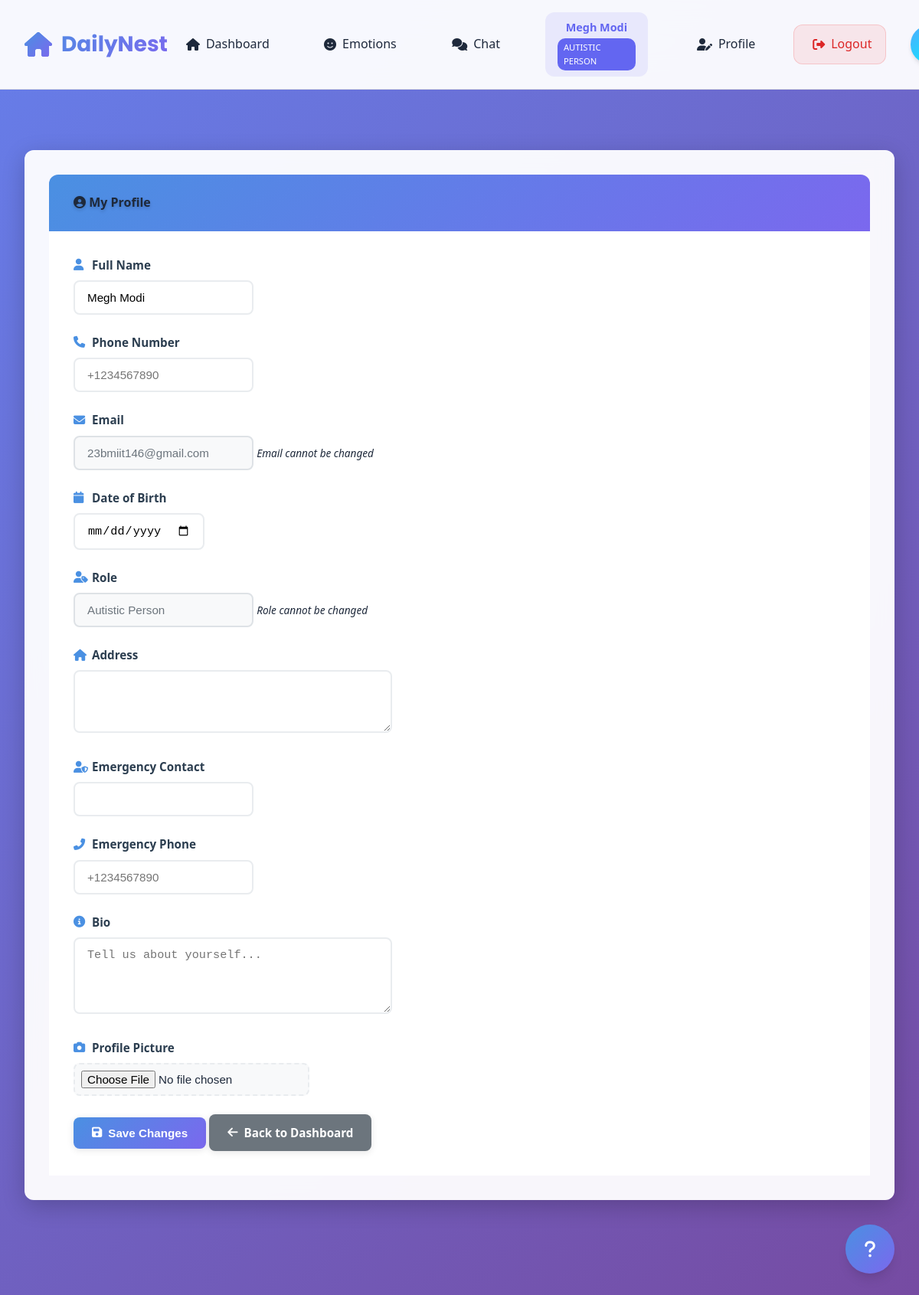
/profile/ (signed in), run on the app's committed database.
### DailyNest/models.py (models this page shows, shortened)
class CustomUser(AbstractUser):
    ROLE_CHOICES = [
        ('admin', 'Admin'),
        ('caregiver', 'Caregiver'),
        ('autistic_person', 'Autistic Person'),
    ]
    name = models.CharField(max_length=150, help_text="Full name of the user")
    email = models.EmailField(unique=True, help_text="Email address for login")
    role = models.CharField(max_length=20, choices=ROLE_CHOICES, default='autistic_person')
    created_at = models.DateTimeField(auto_now_add=True)
    phone = models.CharField(max_length=20, blank=True, null=True, help_text="Phone number")
    date_of_birth = models.DateField(blank=True, null=True, help_text="Date of birth")
    address = models.TextField(blank=True, null=True, help_text="Home address")
    emergency_contact = models.CharField(max_length=150, blank=True, null=True, help_text="Emergency contact name")
    emergency_phone = models.CharField(max_length=20, blank=True, null=True, help_text="Emergency contact phone")
    bio = models.TextField(blank=True, null=True, help_text="Personal bio or notes")
    profile_picture = models.ImageField(upload_to='profile_pics/', blank=True, null=True, help_text="Profile picture")
    USERNAME_FIELD = 'email'
    REQUIRED_FIELDS = ['username', 'name']

### DailyNest/views.py (the view)
# urls.py: path('profile/', views.profile_view, name='profile'),
@login_required
def profile_view(request):
    if request.method == 'POST':
        form = UserProfileForm(request.POST, request.FILES, instance=request.user)
        if form.is_valid():
            form.save()
            messages.success(request, 'Profile updated successfully!')
            return redirect('profile')
    else:
        form = UserProfileForm(instance=request.user)
    return render(request, 'profile/profile.html', {
        'form': form,
        'user': request.user
    })

### DailyNest/forms.py
class UserProfileForm(forms.ModelForm):
    class Meta:
        model = CustomUser
        fields = ['name', 'phone', 'date_of_birth', 'address', 'emergency_contact',
                 'emergency_phone', 'bio', 'profile_picture']
        widgets = {
            'name': forms.TextInput(attrs={'class': 'form-control'}),
            'phone': forms.TextInput(attrs={'class': 'form-control', 'placeholder': '+1234567890'}),
            'date_of_birth': forms.DateInput(attrs={'class': 'form-control', 'type': 'date'}),
            'address': forms.Textarea(attrs={'class': 'form-control', 'rows': 3}),
            'emergency_contact': forms.TextInput(attrs={'class': 'form-control'}),
            'emergency_phone': forms.TextInput(attrs={'class': 'form-control', 'placeholder': '+1234567890'}),
            'bio': forms.Textarea(attrs={'class': 'form-control', 'rows': 4, 'placeholder': 'Tell us about yourself...'}),
            'profile_picture': forms.FileInput(attrs={'class': 'form-control'})
        }

### DailyNest/templates/profile/profile.html (shortened to what this page needs)
{% extends 'base.html' %}
{% block content %}
<div class="container mt-4">
    <div class="row justify-content-center">
        <div class="col-md-8">
            <div class="card shadow">
                <div class="card-header bg-primary text-white">
                    <h4 class="mb-0">
                        <i class="fas fa-user-circle me-2"></i>
                        My Profile
                    </h4>
                </div>
                <div class="card-body">
                    <form method="post" enctype="multipart/form-data">
                        <div class="row">
                            <div class="col-md-6">
                                <div class="mb-3">
                                    <label for="{{ form.name.id_for_label }}" class="form-label">
                                        <i class="fas fa-user me-1"></i>Full Name
                                    </label>
                                    {{ form.name }}
                                </div>
                            </div>
                            <div class="col-md-6">
                                <div class="mb-3">
                                    <label for="{{ form.phone.id_for_label }}" class="form-label">
                                        <i class="fas fa-phone me-1"></i>Phone Number
                                    </label>
                                    {{ form.phone }}
                                </div>
                            </div>
                        </div>
                        <div class="row">
                            <div class="col-md-6">
                                <div class="mb-3">
                                    <label class="form-label">
                                        <i class="fas fa-envelope me-1"></i>Email
                                    </label>
                                    <input type="email" class="form-control" value="{{ user.email }}" readonly>
                                    <small class="text-muted">Email cannot be changed</small>
                                </div>
                            </div>
                            <div class="col-md-6">
                                <div class="mb-3">
                                    <label for="{{ form.date_of_birth.id_for_label }}" class="form-label">
                                        <i class="fas fa-calendar me-1"></i>Date of Birth
                                    </label>
                                    {{ form.date_of_birth }}
                                </div>
                            </div>
                        </div>
                        <div class="mb-3">
                            <label class="form-label">
                                <i class="fas fa-user-tag me-1"></i>Role
                            </label>
                            <input type="text" class="form-control" value="{{ user.get_role_display }}" readonly>
                            <small class="text-muted">Role cannot be changed</small>
                        </div>
                        <div class="mb-3">
                            <label for="{{ form.address.id_for_label }}" class="form-label">
                                <i class="fas fa-home me-1"></i>Address
                            </label>
                            {{ form.address }}
                        </div>
                        <div class="row">
                            <div class="col-md-6">
                                <div class="mb-3">
                                    <label for="{{ form.emergency_contact.id_for_label }}" class="form-label">
                                        <i class="fas fa-user-shield me-1"></i>Emergency Contact
                                    </label>
                                    {{ form.emergency_contact }}
                                </div>
                            </div>
                            <div class="col-md-6">
                                <div class="mb-3">
                                    <label for="{{ form.emergency_phone.id_for_label }}" class="form-label">
                                        <i class="fas fa-phone-alt me-1"></i>Emergency Phone
                                    </label>
                                    {{ form.emergency_phone }}
                                </div>
                            </div>
                        </div>
                        <div class="mb-3">
                            <label for="{{ form.bio.id_for_label }}" class="form-label">
                                <i class="fas fa-info-circle me-1"></i>Bio
                            </label>
                            {{ form.bio }}
                        </div>
                        <div class="mb-3">
                            <label for="{{ form.profile_picture.id_for_label }}" class="form-label">
                                <i class="fas fa-camera me-1"></i>Profile Picture
                            </label>
                            {{ form.profile_picture }}
                        </div>
                        <div class="d-grid gap-2 d-md-flex justify-content-md-end">
                            <button type="submit" class="btn btn-primary">
                                <i class="fas fa-save me-1"></i>Save Changes
                            </button>
                            <a href="{% url 'dashboard' %}" class="btn btn-secondary">
                                <i class="fas fa-arrow-left me-1"></i>Back to Dashboard
                            </a>
                        </div>
                    </form>
                </div>
            </div>
        </div>
    </div>
</div>
{% endblock %}

### DailyNest/templates/base.html (shortened to what this page needs)
<!DOCTYPE html>
<html lang="en">
<head>
    <link rel="stylesheet" href="https://cdnjs.cloudflare.com/ajax/libs/font-awesome/6.4.0/css/all.min.css">
</head>
<body data-theme="light" data-font-size="medium" data-reduce-animations="false">
    <nav class="navbar">
        <a href="/" class="navbar-brand">
            <i class="fas fa-home"></i>
            DailyNest
        </a>
        <div class="navbar-links">
            {% if user.is_authenticated %}
                <a href="/" class="nav-link">
                    <i class="fas fa-home"></i>
                    <span>Dashboard</span>
                </a>
                <a href="/emotion/" class="nav-link">
                    <i class="fas fa-smile"></i>
                    <span>Emotions</span>
                </a>
                <a href="/chat/" class="nav-link">
                    <i class="fas fa-comments"></i>
                    <span>Chat</span>
                </a>
                <div class="user-menu">
                    <span class="user-greeting">{{ user.name }}</span>
                    <div class="user-role-badge">{{ user.get_role_display }}</div>
                </div>
                <a href="{% url 'profile' %}" class="nav-link">
                    <i class="fas fa-user-edit"></i>
                    <span>Profile</span>
                </a>
                <a href="{% url 'logout' %}" class="nav-link logout-link">
                    <i class="fas fa-sign-out-alt"></i>
                    <span>Logout</span>
                </a>
                <button class="settings-btn" id="settingsBtn" aria-label="Open Settings">
                </button>
            {% endif %}
        </div>
    </nav>
    <main class="main-content">
        <div class="container">
            {% block content %}{% endblock %}
        </div>
    </main>
    <button class="fab" id="helpBtn" aria-label="Get Help">
        <i class="fas fa-question"></i>
    </button>
</body>
</html>

### DailyNest/templates/profile/profile.html (style rules this page uses)
:root { --primary-gradient: linear-gradient(135deg, #4a90e2, #7b68ee); --secondary-gradient: linear-gradient(135deg, #667eea, #764ba2); --success-color: #28a745; --info-color: #17a2b8; --warning-color: #ffc107; --danger-color: #dc3545; --light-bg: #f8f9fa; --shadow-light: 0 2px 10px rgba(0,0,0,0.1); --shadow-medium: 0 4px 20px rgba(0,0,0,0.15); --shadow-heavy: 0 8px 30px rgba(0,0,0,0.2); --border-radius: 12px; --transition: all 0.3s cubic-bezier(0.4, 0, 0.2, 1); }
body { background: linear-gradient(135deg, #667eea 0%, #764ba2 100%); min-height: 100vh; font-family: 'Segoe UI', Tahoma, Geneva, Verdana, sans-serif; }
.container { padding-top: 2rem; padding-bottom: 2rem; }
.card { border: none; border-radius: var(--border-radius); box-shadow: var(--shadow-heavy); backdrop-filter: blur(10px); background: rgba(255, 255, 255, 0.95); overflow: hidden; transition: var(--transition); }
.card-header { border-radius: var(--border-radius) var(--border-radius) 0 0 !important; background: var(--primary-gradient); border: none; padding: 1.5rem 2rem; position: relative; overflow: hidden; }
.card-header::before { content: ''; position: absolute; top: 0; left: 0; right: 0; bottom: 0; opacity: 0.3; }
.card-header h4 { position: relative; z-index: 1; margin: 0; font-weight: 700; text-shadow: 0 2px 4px rgba(0,0,0,0.2); }
.card-body { padding: 2rem; background: rgba(255, 255, 255, 0.98); }
.form-label { font-weight: 600; color: #2c3e50; margin-bottom: 0.5rem; display: flex; align-items: center; font-size: 0.95rem; }
.form-label i { margin-right: 0.5rem; color: #4a90e2; width: 16px; }
.form-control { border: 2px solid #e9ecef; border-radius: 8px; padding: 0.75rem 1rem; font-size: 0.95rem; transition: var(--transition); background: rgba(255, 255, 255, 0.9); }
.form-control[readonly] { background: var(--light-bg); border-color: #dee2e6; color: #6c757d; }
.btn { border-radius: 8px; padding: 0.75rem 1.5rem; font-weight: 600; font-size: 0.95rem; transition: var(--transition); position: relative; overflow: hidden; }
.btn::before { content: ''; position: absolute; top: 0; left: -100%; width: 100%; height: 100%; background: linear-gradient(90deg, transparent, rgba(255,255,255,0.2), transparent); transition: left 0.5s; }
.btn-primary { background: var(--primary-gradient); border: none; color: white; box-shadow: var(--shadow-light); }
.btn-secondary { background: #6c757d; border: none; color: white; box-shadow: var(--shadow-light); }
.text-muted { font-size: 0.85rem; font-style: italic; }
.row .col-md-6 { margin-bottom: 1rem; }
.mb-3 { margin-bottom: 1.5rem !important; }
.card { animation: slideInUp 0.6s ease-out; }
.form-control[type="file"] { padding: 0.5rem; background: var(--light-bg); border-style: dashed; }

### data on the page
CustomUser: name "Megh Modi", role "AUTISTIC PERSON", email "23bmiit146@gmail.com", role "Autistic Person"
